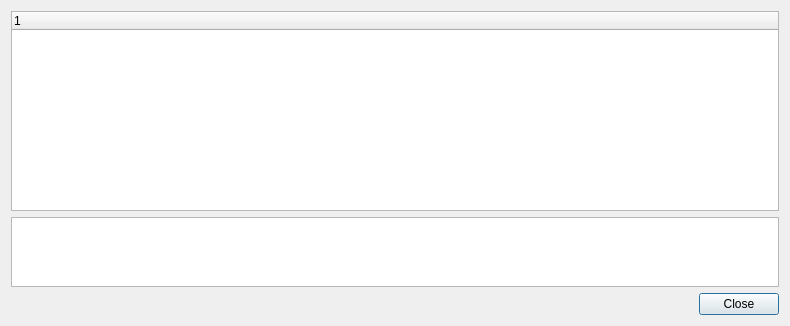
<?xml version="1.0" encoding="UTF-8"?>
<ui version="4.0">
 <class>DetailsDialog</class>
 <widget class="QDialog" name="DetailsDialog">
  <property name="geometry">
   <rect>
    <x>0</x>
    <y>0</y>
    <width>790</width>
    <height>326</height>
   </rect>
  </property>
  <property name="windowTitle">
   <string>Dialog</string>
  </property>
  <layout class="QVBoxLayout" name="verticalLayout" stretch="1,0,0">
   <item>
    <widget class="QTreeWidget" name="treeWidget">
     <property name="alternatingRowColors">
      <bool>true</bool>
     </property>
     <column>
      <property name="text">
       <string notr="true">1</string>
      </property>
     </column>
    </widget>
   </item>
   <item>
    <widget class="QTextBrowser" name="textBrowser">
     <property name="maximumSize">
      <size>
       <width>16777215</width>
       <height>70</height>
      </size>
     </property>
    </widget>
   </item>
   <item>
    <widget class="QDialogButtonBox" name="buttonBox">
     <property name="orientation">
      <enum>Qt::Horizontal</enum>
     </property>
     <property name="standardButtons">
      <set>QDialogButtonBox::Close</set>
     </property>
    </widget>
   </item>
  </layout>
 </widget>
 <resources/>
 <connections>
  <connection>
   <sender>buttonBox</sender>
   <signal>accepted()</signal>
   <receiver>DetailsDialog</receiver>
   <slot>accept()</slot>
   <hints>
    <hint type="sourcelabel">
     <x>248</x>
     <y>254</y>
    </hint>
    <hint type="destinationlabel">
     <x>157</x>
     <y>274</y>
    </hint>
   </hints>
  </connection>
  <connection>
   <sender>buttonBox</sender>
   <signal>rejected()</signal>
   <receiver>DetailsDialog</receiver>
   <slot>reject()</slot>
   <hints>
    <hint type="sourcelabel">
     <x>316</x>
     <y>260</y>
    </hint>
    <hint type="destinationlabel">
     <x>286</x>
     <y>274</y>
    </hint>
   </hints>
  </connection>
 </connections>
</ui>
